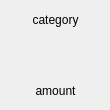
<?xml version="1.0" encoding="UTF-8"?>
<ui version="4.0">
 <class>Form</class>
 <widget class="QWidget" name="Form">
  <property name="geometry">
   <rect>
    <x>0</x>
    <y>0</y>
    <width>110</width>
    <height>110</height>
   </rect>
  </property>
  <property name="minimumSize">
   <size>
    <width>110</width>
    <height>110</height>
   </size>
  </property>
  <property name="maximumSize">
   <size>
    <width>110</width>
    <height>110</height>
   </size>
  </property>
  <property name="windowTitle">
   <string>Form</string>
  </property>
  <widget class="QLabel" name="category_label">
   <property name="geometry">
    <rect>
     <x>10</x>
     <y>10</y>
     <width>91</width>
     <height>20</height>
    </rect>
   </property>
   <property name="text">
    <string>category</string>
   </property>
   <property name="alignment">
    <set>Qt::AlignCenter</set>
   </property>
  </widget>
  <widget class="QLabel" name="icon_label">
   <property name="geometry">
    <rect>
     <x>30</x>
     <y>30</y>
     <width>51</width>
     <height>51</height>
    </rect>
   </property>
   <property name="text">
    <string/>
   </property>
   <property name="pixmap">
    <pixmap resource="resource.qrc">:/black/icon/White/alert-octagon.svg</pixmap>
   </property>
   <property name="alignment">
    <set>Qt::AlignCenter</set>
   </property>
  </widget>
  <widget class="QLabel" name="amount_label">
   <property name="geometry">
    <rect>
     <x>10</x>
     <y>80</y>
     <width>91</width>
     <height>21</height>
    </rect>
   </property>
   <property name="text">
    <string>amount</string>
   </property>
   <property name="alignment">
    <set>Qt::AlignCenter</set>
   </property>
  </widget>
 </widget>
 <resources>
  <include location="resource.qrc"/>
 </resources>
 <connections/>
</ui>
